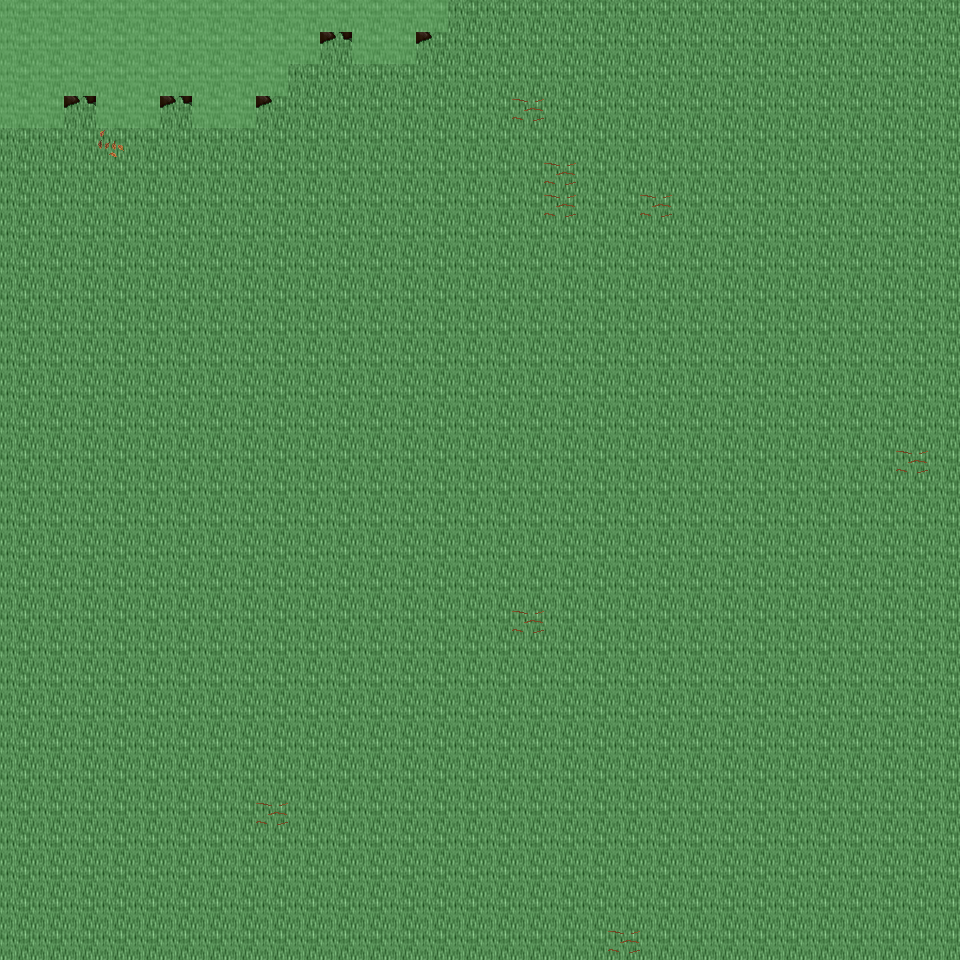

A level layout from a 2D game, rendered from its tile map. Below: a short description, then the map file with tile-grid data replaced by summaries:
An orthogonal 30x30 tile map with 32x32 px tiles, 6 tile layers (Ground, Object, Object2, Above, ...), 50 tilesets and 3 objects (3x mapExit).

<map version="1.0" orientation="orthogonal" renderorder="right-down" width="30" height="30" tilewidth="32" tileheight="32" nextobjectid="4">
  <tileset firstgid="1" name="tileset_ground_ground" tilewidth="32" tileheight="32" tilecount="33" columns="3">
    <image source="../drawable/tileset_ground_ground.png" width="96" height="352" />
  </tileset>
  <tileset firstgid="34" name="tileset_building_castle" tilewidth="32" tileheight="32" tilecount="320" columns="20">
    <image source="../drawable/tileset_building_castle.png" width="640" height="512" />
  </tileset>
  <tileset firstgid="354" name="tileset_furniture_carpet_carpets_2" tilewidth="32" tileheight="32" tilecount="20" columns="4">
    <image source="../drawable/tileset_furniture_carpet_carpets_2.png" width="128" height="160" />
  </tileset>
  <tileset firstgid="374" name="tileset_ground_indoor_tiles" tilewidth="32" tileheight="32" tilecount="8" columns="2">
    <image source="../drawable/tileset_ground_indoor_tiles.png" width="64" height="128" />
  </tileset>
  <tileset firstgid="382" name="tileset_building_entrance_int_iron_bars" tilewidth="32" tileheight="32" tilecount="12" columns="3">
    <image source="../drawable/tileset_building_entrance_int_iron_bars.png" width="96" height="128" />
  </tileset>
  <tileset firstgid="394" name="tileset_plant_bush_hedge" tilewidth="32" tileheight="32" tilecount="35" columns="5">
    <image source="../drawable/tileset_plant_bush_hedge.png" width="160" height="224" />
  </tileset>
  <tileset firstgid="429" name="tileset_building_church" tilewidth="32" tileheight="32" tilecount="56" columns="8">
    <image source="../drawable/tileset_building_church.png" width="256" height="224" />
  </tileset>
  <tileset firstgid="485" name="tileset_logic_collision" tilewidth="32" tileheight="32" tilecount="1" columns="1">
    <image source="../drawable/tileset_logic_collision.png" width="32" height="32" />
  </tileset>
  <tileset firstgid="486" name="tileset_logic_item_vegetable" tilewidth="32" tileheight="32" tilecount="16" columns="8">
    <image source="../drawable/tileset_logic_item_vegetable.png" width="256" height="64" />
  </tileset>
  <tileset firstgid="502" name="tileset_ground_rock_rocks" tilewidth="32" tileheight="32" tilecount="4" columns="2">
    <image source="../drawable/tileset_ground_rock_rocks.png" width="64" height="64" />
  </tileset>
  <tileset firstgid="506" name="tileset_item_corpse_huge_animal" tilewidth="32" tileheight="32" tilecount="16" columns="2">
    <image source="../drawable/tileset_item_corpse_huge_animal.png" width="64" height="256" />
  </tileset>
  <tileset firstgid="522" name="tileset_plant_tree_dead_tree_4" tilewidth="32" tileheight="32" tilecount="20" columns="4">
    <image source="../drawable/tileset_plant_tree_dead_tree_4.png" width="128" height="160" />
  </tileset>
  <tileset firstgid="542" name="tileset_logic_creature_undead" tilewidth="32" tileheight="32" tilecount="16" columns="8">
    <image source="../drawable/tileset_logic_creature_undead.png" width="256" height="64" />
  </tileset>
  <tileset firstgid="558" name="tileset_plant_tree_dead_tree_2" tilewidth="32" tileheight="32" tilecount="20" columns="4">
    <image source="../drawable/tileset_plant_tree_dead_tree_2.png" width="128" height="160" />
  </tileset>
  <tileset firstgid="578" name="tileset_item_gothic_headstone_2" tilewidth="32" tileheight="32" tilecount="3" columns="1">
    <image source="../drawable/tileset_item_gothic_headstone_2.png" width="32" height="96" />
  </tileset>
  <tileset firstgid="581" name="tileset_building_house_3" tilewidth="32" tileheight="32" tilecount="48" columns="6">
    <image source="../drawable/tileset_building_house_3.png" width="192" height="256" />
  </tileset>
  <tileset firstgid="629" name="tileset_object_scarecrow" tilewidth="32" tileheight="32" tilecount="2" columns="1">
    <image source="../drawable/tileset_object_scarecrow.png" width="32" height="64" />
  </tileset>
  <tileset firstgid="631" name="tileset_plant_tree_fall_trees" tilewidth="32" tileheight="32" tilecount="40" columns="8">
    <image source="../drawable/tileset_plant_tree_fall_trees.png" width="256" height="160" />
  </tileset>
  <tileset firstgid="671" name="tileset_logic_creature_undead_fallen" tilewidth="32" tileheight="32" tilecount="16" columns="8">
    <image source="../drawable/tileset_logic_creature_undead_fallen.png" width="256" height="64" />
  </tileset>
  <tileset firstgid="687" name="tileset_building_decoration_orbpedestal" tilewidth="32" tileheight="32" tilecount="2" columns="1">
    <image source="../drawable/tileset_building_decoration_orbpedestal.png" width="32" height="64" />
  </tileset>
  <tileset firstgid="689" name="tileset_ground_rock_rocks_3" tilewidth="32" tileheight="32" tilecount="16" columns="4">
    <image source="../drawable/tileset_ground_rock_rocks_3.png" width="128" height="128" />
  </tileset>
  <tileset firstgid="705" name="tileset_plant_tree_chestnut_tree" tilewidth="32" tileheight="32" tilecount="20" columns="4">
    <image source="../drawable/tileset_plant_tree_chestnut_tree.png" width="128" height="160" />
  </tileset>
  <tileset firstgid="725" name="tileset_plant_stump_hollow_logs" tilewidth="32" tileheight="32" tilecount="6" columns="3">
    <image source="../drawable/tileset_plant_stump_hollow_logs.png" width="96" height="64" />
  </tileset>
  <tileset firstgid="731" name="tileset_logic_creature_golem" tilewidth="32" tileheight="32" tilecount="4" columns="4">
    <image source="../drawable/tileset_logic_creature_golem.png" width="128" height="32" />
  </tileset>
  <tileset firstgid="735" name="tileset_ground_grass_edges" tilewidth="32" tileheight="32" tilecount="36" columns="12">
    <image source="../drawable/tileset_ground_grass_edges.png" width="384" height="96" />
  </tileset>
  <tileset firstgid="771" name="tileset_ground_grass_corners" tilewidth="32" tileheight="32" tilecount="24" columns="6">
    <image source="../drawable/tileset_ground_grass_corners.png" width="192" height="128" />
  </tileset>
  <tileset firstgid="795" name="tileset_ground_water_pool" tilewidth="32" tileheight="32" tilecount="72" columns="3">
    <image source="../drawable/tileset_ground_water_pool.png" width="96" height="768" />
  </tileset>
  <tileset firstgid="867" name="tileset_ground_earth_edges" tilewidth="32" tileheight="32" tilecount="18" columns="6">
    <image source="../drawable/tileset_ground_earth_edges.png" width="192" height="96" />
  </tileset>
  <tileset firstgid="885" name="tileset_logic_creature_ent" tilewidth="32" tileheight="32" tilecount="4" columns="4">
    <image source="../drawable/tileset_logic_creature_ent.png" width="128" height="32" />
  </tileset>
  <tileset firstgid="889" name="tileset_plant_leaves" tilewidth="32" tileheight="32" tilecount="8" columns="4">
    <image source="../drawable/tileset_plant_leaves.png" width="128" height="64" />
  </tileset>
  <tileset firstgid="897" name="tileset_object_well_hoist" tilewidth="32" tileheight="32" tilecount="9" columns="3">
    <image source="../drawable/tileset_object_well_hoist.png" width="96" height="96" />
  </tileset>
  <tileset firstgid="906" name="tileset_building_stairs_grey_stone_stairs_down" tilewidth="32" tileheight="32" tilecount="6" columns="3">
    <image source="../drawable/tileset_building_stairs_grey_stone_stairs_down.png" width="96" height="64" />
  </tileset>
  <tileset firstgid="912" name="tileset_ground_green_paving" tilewidth="32" tileheight="32" tilecount="18" columns="3">
    <image source="../drawable/tileset_ground_green_paving.png" width="96" height="192" />
  </tileset>
  <tileset firstgid="930" name="tileset_plant_tree_tree_darkgreen" tilewidth="32" tileheight="32" tilecount="88" columns="8">
    <image source="../drawable/tileset_plant_tree_tree_darkgreen.png" width="256" height="352" />
  </tileset>
  <tileset firstgid="1018" name="tileset_light_dim_light_7x5" tilewidth="32" tileheight="32" tilecount="35" columns="7">
    <image source="../drawable/tileset_light_dim_light_7x5.png" width="224" height="160" />
  </tileset>
  <tileset firstgid="1053" name="tileset_furniture_light_lamp_bronze" tilewidth="32" tileheight="32" tilecount="3" columns="1">
    <image source="../drawable/tileset_furniture_light_lamp_bronze.png" width="32" height="96" />
  </tileset>
  <tileset firstgid="1056" name="tileset_light_light_5x5" tilewidth="32" tileheight="32" tilecount="25" columns="5">
    <image source="../drawable/tileset_light_light_5x5.png" width="160" height="160" />
  </tileset>
  <tileset firstgid="1081" name="tileset_plant_tree_pine_tree" tilewidth="32" tileheight="32" tilecount="20" columns="4">
    <image source="../drawable/tileset_plant_tree_pine_tree.png" width="128" height="160" />
  </tileset>
  <tileset firstgid="1101" name="tileset_plant_tree_pine_tree_1" tilewidth="32" tileheight="32" tilecount="20" columns="4">
    <image source="../drawable/tileset_plant_tree_pine_tree_1.png" width="128" height="160" />
  </tileset>
  <tileset firstgid="1121" name="tileset_furniture_chair_bench_wooden" tilewidth="32" tileheight="32" tilecount="8" columns="2">
    <image source="../drawable/tileset_furniture_chair_bench_wooden.png" width="64" height="128" />
  </tileset>
  <tileset firstgid="1129" name="tileset_plant_flower_flowers_mixed" tilewidth="32" tileheight="32" tilecount="16" columns="4">
    <image source="../drawable/tileset_plant_flower_flowers_mixed.png" width="128" height="128" />
  </tileset>
  <tileset firstgid="1145" name="tileset_building_thatched_roof_cottage1" tilewidth="32" tileheight="32" tilecount="20" columns="4">
    <image source="../drawable/tileset_building_thatched_roof_cottage1.png" width="128" height="160" />
  </tileset>
  <tileset firstgid="1165" name="tileset_item_blood_floor_stain" tilewidth="32" tileheight="32" tilecount="1" columns="1">
    <image source="../drawable/tileset_item_blood_floor_stain.png" width="32" height="32" />
  </tileset>
  <tileset firstgid="1166" name="tileset_item_firewood" tilewidth="32" tileheight="32" tilecount="12" columns="3">
    <image source="../drawable/tileset_item_firewood.png" width="96" height="128" />
  </tileset>
  <tileset firstgid="1178" name="tileset_item_gothic_headstone_1" tilewidth="32" tileheight="32" tilecount="1" columns="1">
    <image source="../drawable/tileset_item_gothic_headstone_1.png" width="32" height="32" />
  </tileset>
  <tileset firstgid="1179" name="tileset_item_gothic_tiny_headstone" tilewidth="32" tileheight="32" tilecount="1" columns="1">
    <image source="../drawable/tileset_item_gothic_tiny_headstone.png" width="32" height="32" />
  </tileset>
  <tileset firstgid="1180" name="tileset_plant_mosses" tilewidth="32" tileheight="32" tilecount="16" columns="4">
    <image source="../drawable/tileset_plant_mosses.png" width="128" height="128" />
  </tileset>
  <tileset firstgid="1196" name="tileset_building_fence_wooden_brown_fence" tilewidth="32" tileheight="32" tilecount="42" columns="7">
    <image source="../drawable/tileset_building_fence_wooden_brown_fence.png" width="224" height="192" />
  </tileset>
  <tileset firstgid="1238" name="tileset_logic_creature_undead_skeleton" tilewidth="32" tileheight="32" tilecount="6" columns="6">
    <image source="../drawable/tileset_logic_creature_undead_skeleton.png" width="192" height="32" />
  </tileset>
  <tileset firstgid="1244" name="tileset_logic_creature_undead_specter" tilewidth="32" tileheight="32" tilecount="6" columns="6">
    <image source="../drawable/tileset_logic_creature_undead_specter.png" width="192" height="32" />
  </tileset>
  <layer name="Ground" width="30" height="30">
    <data>[900 cells, 900 non-empty, 1 distinct tile ids]</data>
  </layer>
  <layer name="Object" width="30" height="30">
    <data>[900 cells, 55 non-empty, 11 distinct tile ids]</data>
  </layer>
  <layer name="Object2" width="30" height="30">
    <data>[900 cells, 0 non-empty, 0 distinct tile ids]</data>
  </layer>
  <layer name="Above" width="30" height="30">
    <data>[900 cells, 18 non-empty, 8 distinct tile ids]</data>
  </layer>
  <layer name="Above2" width="30" height="30">
    <data>[900 cells, 0 non-empty, 0 distinct tile ids]</data>
  </layer>
  <layer name="Walkable" width="30" height="30">
    <data>[900 cells, 41 non-empty, 1 distinct tile ids]</data>
  </layer>
  <objectgroup name="MapEvents">
    <object id="1" name="north" type="mapExit" x="448" y="0" width="512" height="32">
      <properties>
        <property name="map" value="level_0_x221_y61" />
        <property name="x" value="14" />
        <property name="y" value="28" />
      </properties>
    </object>
    <object id="2" name="south" type="mapExit" x="0" y="928" width="960" height="32">
      <properties>
        <property name="map" value="level_0_x221_y63" />
        <property name="x" value="0" />
        <property name="y" value="1" />
      </properties>
    </object>
    <object id="3" name="east" type="mapExit" x="928" y="0" width="32" height="960">
      <properties>
        <property name="map" value="level_0_x222_y62" />
        <property name="x" value="1" />
        <property name="y" value="0" />
      </properties>
    </object>
  </objectgroup>
</map>
